Frame 1 (no input): blank canvas, image omitted
Frame 60 (no input): blank canvas, image omitted
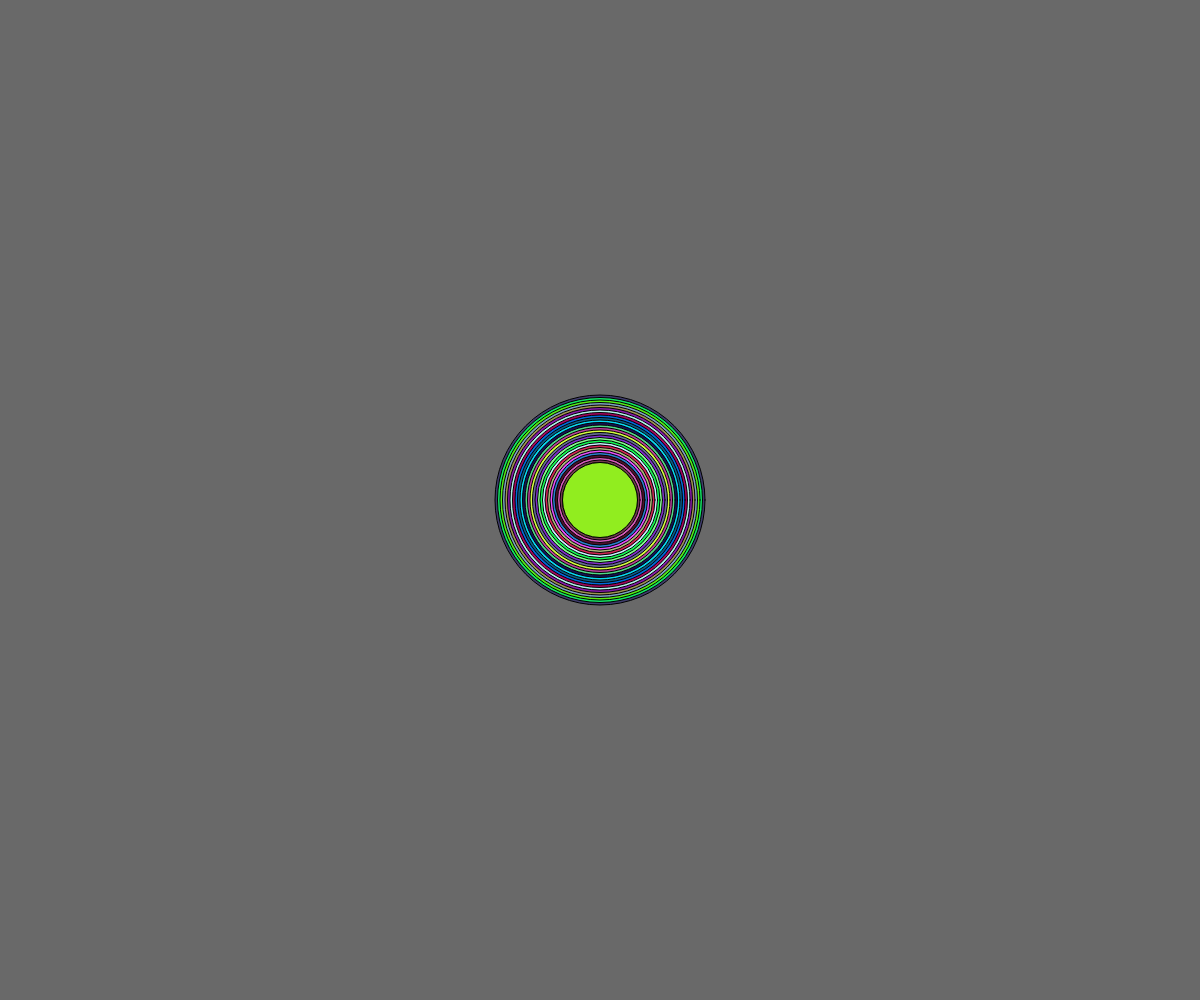
Frame 120 (the mouse pressed at the canvas centre since frame 60)

The p5.js sketch whose frames 1 and 60 were blank and that drew this single picture after the mouse press (run headless with seeded random() and noise() and a simulated clock; from frame 60 on, the mouse is pressed at the canvas centre):

// p5.js sketch
// ── sketch.js
var maxRadius = 300
var radiusChange = 5
var radius = 100
function setup() {
  var canvas = createCanvas(windowWidth, windowHeight);
  background(0,0,0,150);
}

function draw() {
  r = randNum(0,255);
  g = randNum(0,255);
  b = randNum(0,255);

  x = mouseX;
  y = mouseY;
  d = radius;

  if (mouseIsPressed){
    fill(r,g,b);
    ellipse(x,y,d,d);
  }


  radius += radiusChange

  if (radius > maxRadius) {
    radiusChange *= -1
  }
  if (radius < 0) {
    radiusChange *= -1
  }
}

function keyPressed() {
  if (key === 'c') {
    background(0);
  }
}

function windowResized() {
  resizeCanvas(windowWidth, windowHeight);
}

function randNum(min, max) {
	return Math.random() * (max - min) + min;
}
